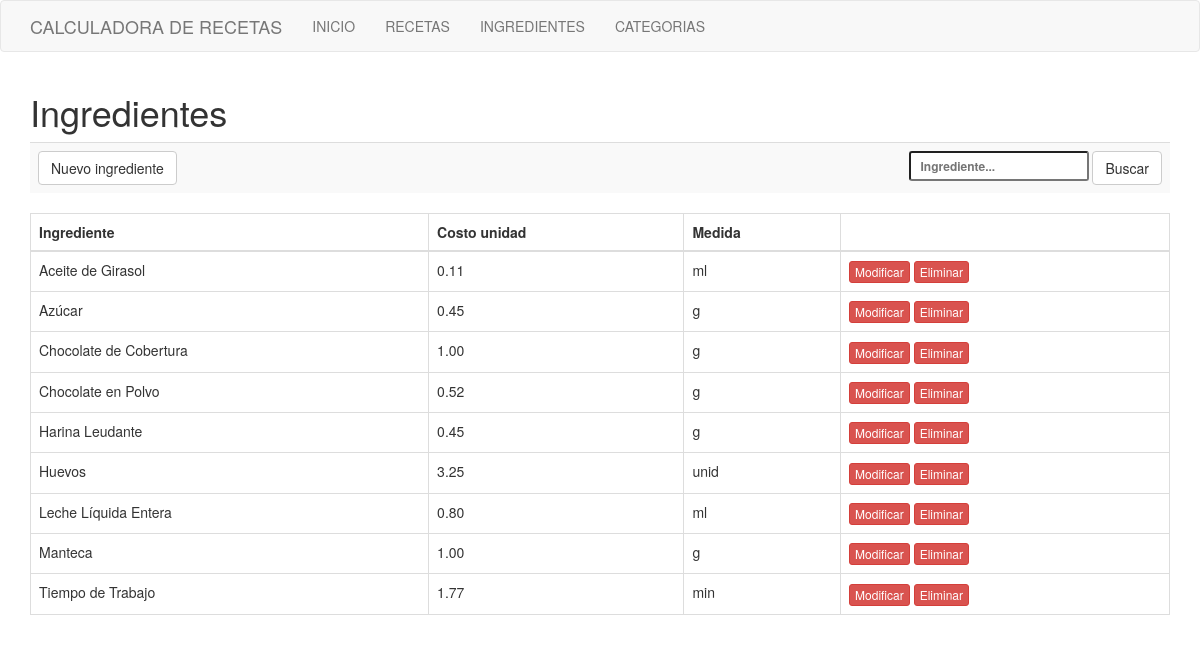
Page /ingredientes.php on the committed database.
### tables this page shows
CREATE TABLE `ingrediente` (
  `id_ingrediente` mediumint(4) UNSIGNED NOT NULL,
  `ingrediente` varchar(30) NOT NULL,
  `id_medida` tinyint(3) UNSIGNED NOT NULL,
  `costo_unidad` float(4,2) UNSIGNED NOT NULL
);

CREATE TABLE `medida` (
  `id_medida` tinyint(3) UNSIGNED NOT NULL,
  `medida` varchar(4) NOT NULL
);

### connection.php (called while the page is built, shortened)
<?php
function connect(){
	return new mysqli("localhost","root","","calculadora_recetas");
}
function get_medida($id){
	$con = connect();
	$sql = "select * from medida where id_medida=".$id;
	$query  =$con->query($sql);
	$data =  null;
	if($query){
		while($r = $query->fetch_object()){
			$data = $r;
			break;
		}
	}
	return $data;
}

### ingredientes.php (the view, shortened to what this page needs)
<!DOCTYPE html>
<html lang="es">
<head>
	<link rel="stylesheet" type="text/css" href="bootstrap/css/bootstrap.min.css">
</head>
<body>
<?php
include "navbar.php";
include "connection.php";
 ?>
<div class="container">
	<div class="row">
		<div class="col-md-12">
			<h1>Ingredientes</h1>
			<table class="table table-striped">
				<th>
					<a href="./alta_ingrediente.php" class="btn btn-default">Nuevo ingrediente</a>
				</th>
				<th>
				<div class="text-right text-muted">
					<form method="post">
						<input type="text" class="input-sm" placeholder="Ingrediente..." name="xingrediente"/>
						<button name="buscar" type="submit" class="btn btn-default">Buscar</button>
					</form>
				</div>
				</th>
			</table>
<?php
$con = connect();
$where="";
$sql = "SELECT * FROM ingrediente $where order by ingrediente";
$query  =$con->query($sql);
$data =  array();
if($query){
	while($r = $query->fetch_object()){
		$data[] = $r;
	}
}
?>
<?php if(count($data)>0):?>
	<table class="table table-bordered">
		<thead>
			<th>Ingrediente</th>
			<th>Costo unidad</th>
			<th>Medida</th>
			<th></th>
		</thead>
		<?php foreach($data as $d):?>
		<tr>
			<td><?php echo $d->ingrediente; ?></td>
			<td><?php echo $d->costo_unidad; ?></td>
			<td><?php
			$c = get_medida($d->id_medida);
			echo $c->medida;
			?></td>
			<td>
				<a href="./modif_ingrediente.php?id=<?php echo $d->id_ingrediente?>" class='btn btn-danger btn-xs'>Modificar</a>
				<a href="./baja_ingrediente.php?id=<?php echo $d->id_ingrediente?>" class='btn btn-danger btn-xs'>Eliminar</a>
			</td>
		</tr>
		<?php endforeach; ?>
	</table>
<?php else:?>
	<p class="alert alert-warning">No hay datos</p>
<?php endif; ?>
		</div>
	</div>
</div>
</body>
</html>

### rows in the picture
ingrediente: ingrediente "Aceite de Girasol", costo_unidad "0.11", id_medida.medida "ml"
ingrediente: ingrediente "Azúcar", costo_unidad "0.45", id_medida.medida "g"
ingrediente: ingrediente "Chocolate de Cobertura", costo_unidad "1.00", id_medida.medida "g"
ingrediente: ingrediente "Chocolate en Polvo", costo_unidad "0.52", id_medida.medida "g"
ingrediente: ingrediente "Harina Leudante", costo_unidad "0.45", id_medida.medida "g"
ingrediente: ingrediente "Huevos", costo_unidad "3.25", id_medida.medida "unid"
ingrediente: ingrediente "Leche Líquida Entera", costo_unidad "0.80", id_medida.medida "ml"
ingrediente: ingrediente "Manteca", costo_unidad "1.00", id_medida.medida "g"
ingrediente: ingrediente "Tiempo de Trabajo", costo_unidad "1.77", id_medida.medida "min"
